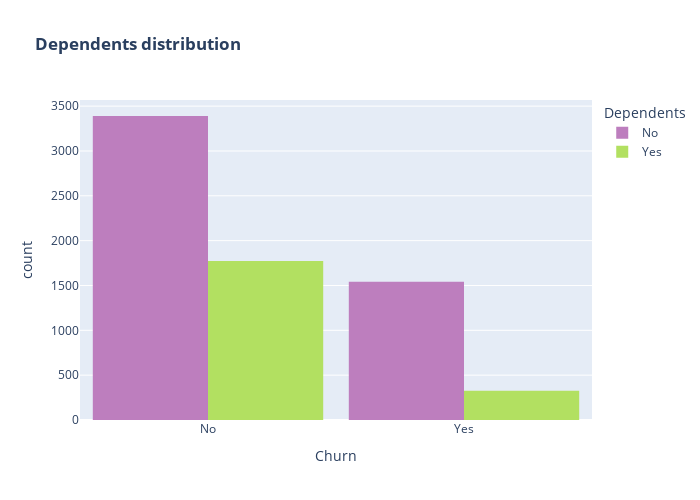

The notebook cell this image was saved under:
### Markdown cell above
Any observations?

### Code cell
color_map = {"Yes": "#b2e061", "No": "#bd7ebe"}
fig = px.histogram(cust_data, x="Churn", color="Dependents", barmode="group", title="<b>Dependents distribution</b>", color_discrete_map=color_map)
fig.update_layout(width=700, height=500, bargap=0.1)
fig.show()

### Figure 1 — Plotly figure (JSON) as saved in the notebook; plotly's stock layout.template omitted (floating-point values rounded to 4 significant figures; data arrays with more than 128 entries replaced by an {"elided": "..."} marker saying what was removed)
{"data": [{"alignmentgroup": "True", "bingroup": "x", "hovertemplate": "Dependents=No<br>Churn=%{x}<br>count=%{y}<extra></extra>", "legendgroup": "No", "marker": {"color": "#bd7ebe", "pattern": {"shape": ""}}, "name": "No", "offsetgroup": "No", "orientation": "v", "showlegend": true, "type": "histogram", "x": {"elided": "4933 str values"}, "xaxis": "x", "yaxis": "y"}, {"alignmentgroup": "True", "bingroup": "x", "hovertemplate": "Dependents=Yes<br>Churn=%{x}<br>count=%{y}<extra></extra>", "legendgroup": "Yes", "marker": {"color": "#b2e061", "pattern": {"shape": ""}}, "name": "Yes", "offsetgroup": "Yes", "orientation": "v", "showlegend": true, "type": "histogram", "x": {"elided": "2099 str values"}, "xaxis": "x", "yaxis": "y"}], "layout": {"bargap": 0.1, "barmode": "group", "height": 500, "legend": {"title": {"text": "Dependents"}, "tracegroupgap": 0}, "title": {"text": "<b>Dependents distribution</b>"}, "width": 700, "xaxis": {"anchor": "y", "domain": [0, 1], "title": {"text": "Churn"}}, "yaxis": {"anchor": "x", "domain": [0, 1], "title": {"text": "count"}}}}
